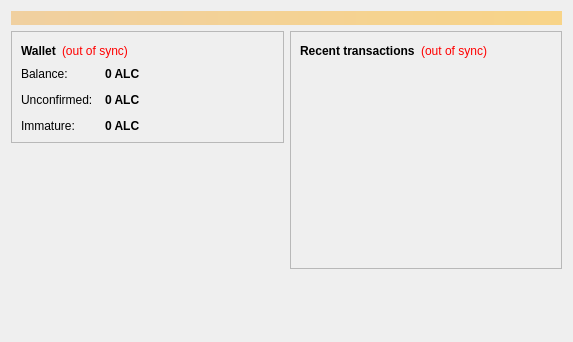
<?xml version="1.0" encoding="UTF-8"?>
<ui version="4.0">
 <class>OverviewPage</class>
 <widget class="QWidget" name="OverviewPage">
  <property name="geometry">
   <rect>
    <x>0</x>
    <y>0</y>
    <width>573</width>
    <height>342</height>
   </rect>
  </property>
  <property name="windowTitle">
   <string>Form</string>
  </property>
  <layout class="QVBoxLayout" name="topLayout">
   <item>
    <widget class="QLabel" name="labelAlerts">
     <property name="visible">
      <bool>false</bool>
     </property>
     <property name="styleSheet">
      <string notr="true">background-color: qlineargradient(x1: 0, y1: 0, x2: 1, y2: 0, stop:0 #F0D0A0, stop:1 #F8D488); color:#000000;</string>
     </property>
     <property name="wordWrap">
      <bool>true</bool>
     </property>
     <property name="margin">
      <number>3</number>
     </property>
    </widget>
   </item>
   <item>
    <layout class="QHBoxLayout" name="horizontalLayout" stretch="1,1">
     <item>
      <layout class="QVBoxLayout" name="verticalLayout_2">
       <item>
        <widget class="QFrame" name="frame">
         <property name="frameShape">
          <enum>QFrame::StyledPanel</enum>
         </property>
         <property name="frameShadow">
          <enum>QFrame::Raised</enum>
         </property>
         <layout class="QVBoxLayout" name="verticalLayout_4">
          <item>
           <layout class="QHBoxLayout" name="horizontalLayout_4">
            <item>
             <widget class="QLabel" name="label_5">
              <property name="font">
               <font>
                <weight>75</weight>
                <bold>true</bold>
               </font>
              </property>
              <property name="text">
               <string>Wallet</string>
              </property>
             </widget>
            </item>
            <item>
             <widget class="QLabel" name="labelWalletStatus">
              <property name="toolTip">
               <string>The displayed information may be out of date. Your wallet automatically synchronizes with the Alcoin network after a connection is established, but this process has not completed yet.</string>
              </property>
              <property name="styleSheet">
               <string notr="true">QLabel { color: red; }</string>
              </property>
              <property name="text">
               <string notr="true">(out of sync)</string>
              </property>
              <property name="alignment">
               <set>Qt::AlignLeading|Qt::AlignLeft|Qt::AlignVCenter</set>
              </property>
             </widget>
            </item>
            <item>
             <spacer name="horizontalSpacer_2">
              <property name="orientation">
               <enum>Qt::Horizontal</enum>
              </property>
              <property name="sizeHint" stdset="0">
               <size>
                <width>40</width>
                <height>20</height>
               </size>
              </property>
             </spacer>
            </item>
           </layout>
          </item>
          <item>
           <layout class="QFormLayout" name="formLayout_2">
            <property name="fieldGrowthPolicy">
             <enum>QFormLayout::AllNonFixedFieldsGrow</enum>
            </property>
            <property name="horizontalSpacing">
             <number>12</number>
            </property>
            <property name="verticalSpacing">
             <number>12</number>
            </property>
            <item row="0" column="0">
             <widget class="QLabel" name="label">
              <property name="text">
               <string>Balance:</string>
              </property>
             </widget>
            </item>
            <item row="0" column="1">
             <widget class="QLabel" name="labelBalance">
              <property name="font">
               <font>
                <weight>75</weight>
                <bold>true</bold>
               </font>
              </property>
              <property name="cursor">
               <cursorShape>IBeamCursor</cursorShape>
              </property>
              <property name="toolTip">
               <string>Your current balance</string>
              </property>
              <property name="text">
               <string notr="true">0 ALC</string>
              </property>
              <property name="textInteractionFlags">
               <set>Qt::LinksAccessibleByMouse|Qt::TextSelectableByKeyboard|Qt::TextSelectableByMouse</set>
              </property>
             </widget>
            </item>
            <item row="1" column="0">
             <widget class="QLabel" name="label_3">
              <property name="text">
               <string>Unconfirmed:</string>
              </property>
             </widget>
            </item>
            <item row="1" column="1">
             <widget class="QLabel" name="labelUnconfirmed">
              <property name="font">
               <font>
                <weight>75</weight>
                <bold>true</bold>
               </font>
              </property>
              <property name="cursor">
               <cursorShape>IBeamCursor</cursorShape>
              </property>
              <property name="toolTip">
               <string>Total of transactions that have yet to be confirmed, and do not yet count toward the current balance</string>
              </property>
              <property name="text">
               <string notr="true">0 ALC</string>
              </property>
              <property name="textInteractionFlags">
               <set>Qt::LinksAccessibleByMouse|Qt::TextSelectableByKeyboard|Qt::TextSelectableByMouse</set>
              </property>
             </widget>
            </item>
            <item row="2" column="0">
             <widget class="QLabel" name="labelImmatureText">
              <property name="text">
               <string>Immature:</string>
              </property>
             </widget>
            </item>
            <item row="2" column="1">
             <widget class="QLabel" name="labelImmature">
              <property name="font">
               <font>
                <weight>75</weight>
                <bold>true</bold>
               </font>
              </property>
              <property name="toolTip">
               <string>Mined balance that has not yet matured</string>
              </property>
              <property name="text">
               <string notr="true">0 ALC</string>
              </property>
              <property name="textInteractionFlags">
               <set>Qt::LinksAccessibleByMouse|Qt::TextSelectableByKeyboard|Qt::TextSelectableByMouse</set>
              </property>
             </widget>
            </item>
           </layout>
          </item>
         </layout>
        </widget>
       </item>
       <item>
        <spacer name="verticalSpacer">
         <property name="orientation">
          <enum>Qt::Vertical</enum>
         </property>
         <property name="sizeHint" stdset="0">
          <size>
           <width>20</width>
           <height>40</height>
          </size>
         </property>
        </spacer>
       </item>
      </layout>
     </item>
     <item>
      <layout class="QVBoxLayout" name="verticalLayout_3">
       <item>
        <widget class="QFrame" name="frame_2">
         <property name="frameShape">
          <enum>QFrame::StyledPanel</enum>
         </property>
         <property name="frameShadow">
          <enum>QFrame::Raised</enum>
         </property>
         <layout class="QVBoxLayout" name="verticalLayout">
          <item>
           <layout class="QHBoxLayout" name="horizontalLayout_2">
            <item>
             <widget class="QLabel" name="label_4">
              <property name="text">
               <string>&lt;b&gt;Recent transactions&lt;/b&gt;</string>
              </property>
             </widget>
            </item>
            <item>
             <widget class="QLabel" name="labelTransactionsStatus">
              <property name="toolTip">
               <string>The displayed information may be out of date. Your wallet automatically synchronizes with the Alcoin network after a connection is established, but this process has not completed yet.</string>
              </property>
              <property name="styleSheet">
               <string notr="true">QLabel { color: red; }</string>
              </property>
              <property name="text">
               <string notr="true">(out of sync)</string>
              </property>
              <property name="alignment">
               <set>Qt::AlignRight|Qt::AlignTrailing|Qt::AlignVCenter</set>
              </property>
             </widget>
            </item>
            <item>
             <spacer name="horizontalSpacer">
              <property name="orientation">
               <enum>Qt::Horizontal</enum>
              </property>
              <property name="sizeHint" stdset="0">
               <size>
                <width>40</width>
                <height>20</height>
               </size>
              </property>
             </spacer>
            </item>
           </layout>
          </item>
          <item>
           <widget class="QListView" name="listTransactions">
            <property name="styleSheet">
             <string notr="true">QListView { background: transparent; }</string>
            </property>
            <property name="frameShape">
             <enum>QFrame::NoFrame</enum>
            </property>
            <property name="verticalScrollBarPolicy">
             <enum>Qt::ScrollBarAlwaysOff</enum>
            </property>
            <property name="horizontalScrollBarPolicy">
             <enum>Qt::ScrollBarAlwaysOff</enum>
            </property>
            <property name="selectionMode">
             <enum>QAbstractItemView::NoSelection</enum>
            </property>
           </widget>
          </item>
         </layout>
        </widget>
       </item>
       <item>
        <spacer name="verticalSpacer_2">
         <property name="orientation">
          <enum>Qt::Vertical</enum>
         </property>
         <property name="sizeHint" stdset="0">
          <size>
           <width>20</width>
           <height>40</height>
          </size>
         </property>
        </spacer>
       </item>
      </layout>
     </item>
    </layout>
   </item>
  </layout>
 </widget>
 <resources/>
 <connections/>
</ui>
